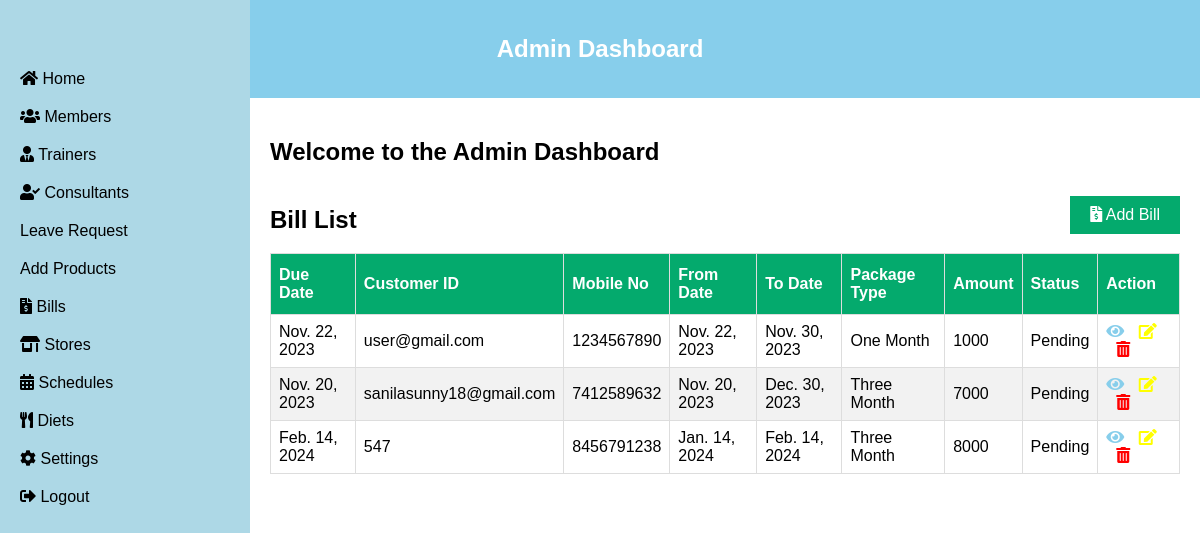
The app's page /bill_list/ with its own data.
### gym/models.py (models this page shows, shortened)
class Bill(models.Model):
    Due_date  = models.DateField()
    Customer_id  = models.CharField(max_length = 50)
    Mobileno = models.CharField(max_length = 10)
    From_date  = models.DateField()
    To_date  = models.DateField()
    select='--select--'
    OneMonth = 'One Month'
    ThreeMonth = 'Three Month'
    SixMonth = 'Six Month'
    TwelveMonth = 'Twelve Month'
    status_CHOICES = [
        (select, '--select--'),
        (OneMonth, 'One Month'),
        (ThreeMonth, 'Three Month'),
         (SixMonth, 'Six Month'),
          (TwelveMonth, 'Twelve Month'),
    ]
    Package_Type = models.CharField(
        max_length=50,
        choices=status_CHOICES,
        default=select)
    Amount = models.CharField(max_length = 50)
    Payed = models.CharField(max_length = 50)
    Morning = 'Morning'
    Evening = 'Evening'
    status_CHOICES = [
        (select, '--select--'),
        (Morning, 'Morning'),
        (Evening, 'Evening'),
    ]
    Batch = models.CharField(
        max_length=50,
        choices=status_CHOICES,
        default=select)
    Paid = 'Paid'
    Pending = 'Pending'
    status_CHOICES = [
        (Pending, 'Pending'),
        (Paid, 'Paid'),
    ]
    status = models.CharField(
        max_length=50,
        choices=status_CHOICES,
        default=Pending)

### gym/views.py (the view)
# urls.py: path('bill_list/', views.bill_list, name='bill_list'),
def bill_list(request):
    bills = Bill.objects.all()
    return render(request, 'gym/bill_list.html', {'bills': bills})

### gym/templates/gym/bill_list.html (shortened to what this page needs)
{% extends 'gym/admin_dashboard.html' %}
{% block content %}
    <div class="button-container">
        <h2>Bill List</h2>
        <a href="{% url 'bill_add' %}" class="add-bill-button"><i class="fas fa-file-invoice-dollar"></i> Add Bill</a>
    </div>
    <table id="customers">
        <thead>
            <tr>
                <th>Due Date</th>
                <th>Customer ID</th>
                <th>Mobile No</th>
                <th>From Date</th>
                <th>To Date</th>
                <th>Package Type</th>
                <th>Amount</th>
                <th>Status</th>
                <th>Action</th>
            </tr>
        </thead>
        <tbody>
            {% for bill in bills %}
                <tr>
                    <td>{{ bill.Due_date }}</td>
                    <td>{{ bill.Customer_id }}</td>
                    <td>{{ bill.Mobileno }}</td>
                    <td>{{ bill.From_date }}</td>
                    <td>{{ bill.To_date }}</td>
                    <td>{{ bill.Package_Type }}</td>
                    <td>{{ bill.Amount }}</td>
                    <td>{{ bill.status }}</td>
                    <td>
                        <a href="{% url 'bill_detail' user.pk %}" class="detail-link"><i class="fas fa-eye"></i></a>
                        <a href="{% url 'bill_edit' user.pk %}" class="edit-link" style="margin-left: 10px;"><i class="fas fa-edit"></i></a>
                        <a href="{% url 'bill_delete' user.pk %}" class="delete-link" style="margin-left: 10px;"><i class="fas fa-trash-alt"></i></a>
                    </td>
                </tr>
            {% endfor %}
        </tbody>
    </table>
{% endblock %}

### gym/templates/gym/bill_list.html (style rules this page uses)
#customers { font-family: Arial, Helvetica, sans-serif; border-collapse: collapse; width: 100%; }
#customers td, #customers th { border: 1px solid #ddd; padding: 8px; }
#customers tr:nth-child(even) { background-color: #f2f2f2; }
#customers th { padding-top: 12px; padding-bottom: 12px; text-align: left; background-color: #04AA6D; color: white; }
.detail-link { color: skyblue; }
.edit-link { color: yellow; }
.delete-link { color: red; }
.add-bill-button { background-color: #04AA6D; color: white; border: none; padding: 10px 20px; text-align: center; text-decoration: none; font-size: 16px; margin-bottom: 10px; }
.button-container { display: flex; justify-content: space-between; align-items: center; }

### records on screen
Bill: Due_date "Nov. 22, 2023", Customer_id "user@gmail.com", Mobileno "1234567890", From_date "Nov. 22, 2023", To_date "Nov. 30, 2023", Package_Type "One Month", Amount "1000", status "Pending"
Bill: Due_date "Nov. 20, 2023", Customer_id "sanilasunny18@gmail.com", Mobileno "7412589632", From_date "Nov. 20, 2023", To_date "Dec. 30, 2023", Package_Type "Three Month", Amount "7000", status "Pending"
Bill: Due_date "Feb. 14, 2024", Customer_id "547", Mobileno "8456791238", From_date "Jan. 14, 2024", To_date "Feb. 14, 2024", Package_Type "Three Month", Amount "8000", status "Pending"
